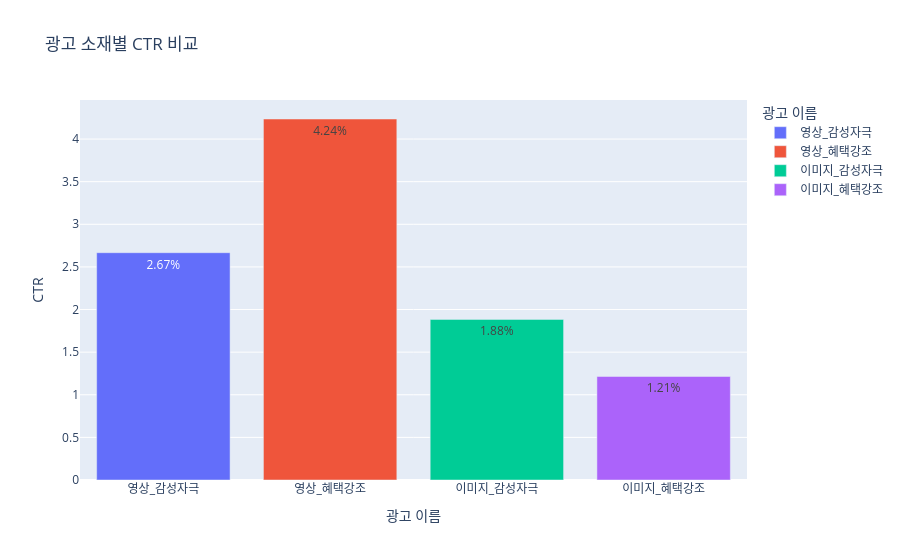

Notebook source saved alongside this figure:
### Code cell
fig = px.bar(
    creative,
    x="광고 이름",
    y="CTR",
    color="광고 이름",
    text_auto=".2f",
    title="광고 소재별 CTR 비교"
)

fig.update_traces(texttemplate="%{y:.2f}%")
fig.show()

### Figure 1 — Plotly figure (JSON) as saved in the notebook; plotly's stock layout.template omitted (floating-point values rounded to 4 significant figures)
{"data": [{"hovertemplate": "광고 이름=%{x}<br>CTR=%{y}<extra></extra>", "legendgroup": "영상_감성자극", "marker": {"color": "#636efa", "pattern": {"shape": ""}}, "name": "영상_감성자극", "orientation": "v", "showlegend": true, "textposition": "auto", "texttemplate": "%{y:.2f}%", "type": "bar", "x": ["영상_감성자극"], "xaxis": "x", "y": [2.667], "yaxis": "y"}, {"hovertemplate": "광고 이름=%{x}<br>CTR=%{y}<extra></extra>", "legendgroup": "영상_혜택강조", "marker": {"color": "#EF553B", "pattern": {"shape": ""}}, "name": "영상_혜택강조", "orientation": "v", "showlegend": true, "textposition": "auto", "texttemplate": "%{y:.2f}%", "type": "bar", "x": ["영상_혜택강조"], "xaxis": "x", "y": [4.235], "yaxis": "y"}, {"hovertemplate": "광고 이름=%{x}<br>CTR=%{y}<extra></extra>", "legendgroup": "이미지_감성자극", "marker": {"color": "#00cc96", "pattern": {"shape": ""}}, "name": "이미지_감성자극", "orientation": "v", "showlegend": true, "textposition": "auto", "texttemplate": "%{y:.2f}%", "type": "bar", "x": ["이미지_감성자극"], "xaxis": "x", "y": [1.884], "yaxis": "y"}, {"hovertemplate": "광고 이름=%{x}<br>CTR=%{y}<extra></extra>", "legendgroup": "이미지_혜택강조", "marker": {"color": "#ab63fa", "pattern": {"shape": ""}}, "name": "이미지_혜택강조", "orientation": "v", "showlegend": true, "textposition": "auto", "texttemplate": "%{y:.2f}%", "type": "bar", "x": ["이미지_혜택강조"], "xaxis": "x", "y": [1.215], "yaxis": "y"}], "layout": {"barmode": "relative", "legend": {"title": {"text": "광고 이름"}, "tracegroupgap": 0}, "title": {"text": "광고 소재별 CTR 비교"}, "xaxis": {"anchor": "y", "categoryarray": ["영상_감성자극", "영상_혜택강조", "이미지_감성자극", "이미지_혜택강조"], "categoryorder": "array", "domain": [0, 1], "title": {"text": "광고 이름"}}, "yaxis": {"anchor": "x", "domain": [0, 1], "title": {"text": "CTR"}}}}
